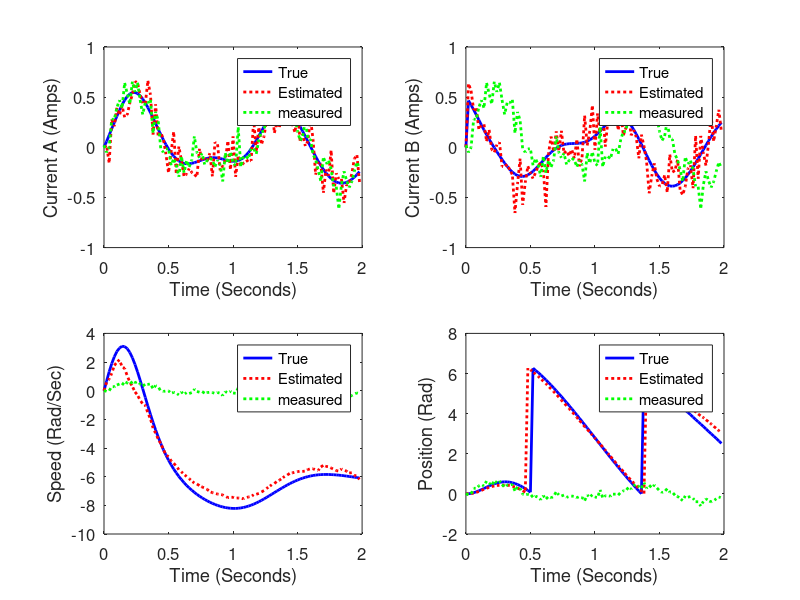
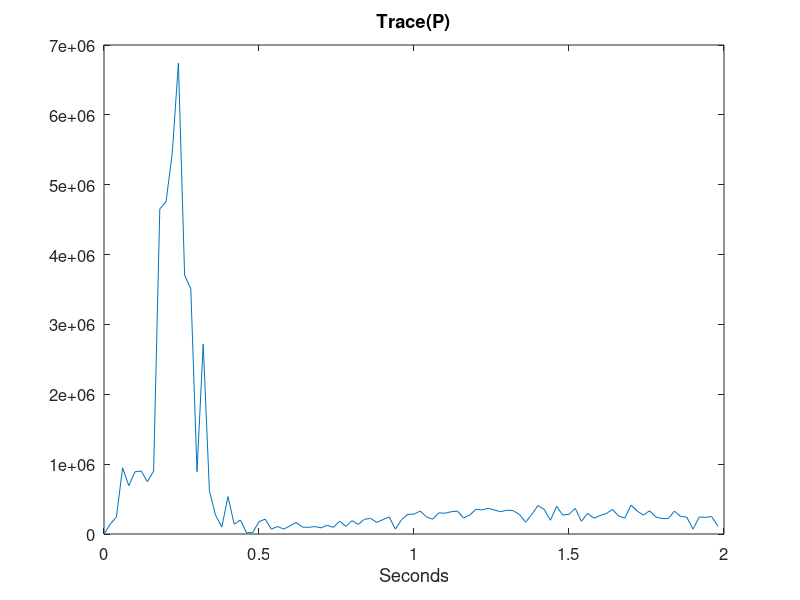

Write the MATLAB code that produced these figures, in order.
function Motor
 
% Discrete-time extended Kalman filter simulation for two-phase 
% step motor. Estimate the stator currents, and the rotor position 
% and velocity, on the basis of noisy measurements of the stator 
% currents.
 
Ra = 2; % Winding resistance
L = 0.003; % Winding inductance
lambda = 0.1; % Motor constant
J = 0.002; % Moment of inertia
B = 0.001; % Coefficient of viscous friction
 
ControlNoise = 0.001; % std dev of uncertainty in control inputs (amps)
AccelNoise = 0.05; % std dev of shaft acceleration noise (rad/sec^2)
 
MeasNoise = 0.1; % standard deviation of measurement noise (amps)
R = [MeasNoise^2 0; 0 MeasNoise^2]; % Measurement noise covariance
xdotNoise = [ControlNoise/L; ControlNoise/L; 0.5; 0];
% Define the continuous-time process noise covariance Q
Q = [xdotNoise(1)^2 0 0 0; 
    0 xdotNoise(2)^2 0 0; 
    0 0 xdotNoise(3)^2 0; 
    0 0 0 xdotNoise(4)^2]; 
P = 1*eye(4); % Initial state estimation covariance
dt = 0.0002; % Simulation step size (seconds)
T = 0.001; % how often measurements are obtained
tf = 2; % Simulation length
 
x = [0; 0; 0; 0]; % Initial state
xhat = x; % Initial state estimate
w = 2 * pi; % Control input frequency (rad/sec)
Q = Q * T; % discrete-time process noise covariance
 
dtPlot = 0.01; % How often to plot results
tPlot = -inf; % Most recent time at which data was saved for plotting
 
% Initialize arrays for plotting at the end of the program
xArray = []; % true state
xhatArray = []; % estimated state
trPArray = []; % trace of estimation error covariance
tArray = []; % time array
yArray=[]; 
% Begin simulation loop
for t = 0 : T : tf-T+eps
    y = [x(1); x(2)] + MeasNoise * randn(2,1); % noisy measurement
    if t >= tPlot + dtPlot
        % Save data for plotting
        tPlot = t + dtPlot - eps;
        xArray = [xArray x];
        xhatArray = [xhatArray xhat];
        trPArray = [trPArray trace(P)];
        tArray = [tArray t];
        yArray=[yArray y];
    end
    % System simulation
    for tau = 0 : dt : T-dt+eps
        time = t + tau;
        ua = sin(w*time);
        ub = cos(w*time);
        xdot = [-Ra/L*x(1) + x(3)*lambda/L*sin(x(4)) + ua/L;
            -Ra/L*x(2) - x(3)*lambda/L*cos(x(4)) + ub/L;
            -3/2*lambda/J*x(1)*sin(x(4)) + ...
            3/2*lambda/J*x(2)*cos(x(4)) - B/J*x(3);
            x(3)];
        xdot = xdot + xdotNoise .* randn(4,1);
        x = x + xdot * dt; % rectangular integration
        x(4) = mod(x(4), 2*pi); % keep the angle between 0 and 2*pi
    end
    ua = sin(w*t);
    ub = cos(w*t);
    % Compute the partial derivative matrices
    A = [-Ra/L 0 lambda/L*sin(xhat(4)) xhat(3)*lambda/L*cos(xhat(4));
        0 -Ra/L -lambda/L*cos(xhat(4)) xhat(3)*lambda/L*sin(xhat(4));
        -3/2*lambda/J*sin(xhat(4)) 3/2*lambda/J*cos(xhat(4)) -B/J ...
        -3/2*lambda/J*(xhat(1)*cos(xhat(4))+xhat(2)*sin(xhat(4)));
        0 0 1 0];
    C = [1 0 0 0; 0 1 0 0];
    % Compute the Kalman gain
    K = P * C' * inv(C * P * C' + R);
    % Update the state estimate
    deltax = [-Ra/L*xhat(1) + xhat(3)*lambda/L*sin(xhat(4)) + ua/L;
            -Ra/L*xhat(2) - xhat(3)*lambda/L*cos(xhat(4)) + ub/L;
            -3/2*lambda/J*xhat(1)*sin(xhat(4)) + ...
            3/2*lambda/J*xhat(2)*cos(xhat(4)) - B/J*xhat(3);
            xhat(3)] * T;
    xhat = xhat + deltax + K * (y - [xhat(1); xhat(2)]);
    % keep the angle estimate between 0 and 2*pi
    xhat(4) = mod(xhat(4), 2*pi); 
    % Update the estimation error covariance.
    % Don't delete the extra parentheses (numerical issues).
    P = A * ((eye(4) - K * C) * P) * A' + Q; 
end
 yArray;
% Plot the results
close all;
figure; set(gcf,'Color','White');
 
subplot(2,2,1); hold on; box on;
plot(tArray, xArray(1,:), 'b-', 'LineWidth', 2);
plot(tArray, xhatArray(1,:), 'r:', 'LineWidth', 2)
plot(tArray, yArray(1,:), 'g:', 'LineWidth', 2)
set(gca,'FontSize',12);
xlabel('Time (Seconds)');ylabel('Current A (Amps)');
legend('True', 'Estimated','measured');
 
subplot(2,2,2); hold on; box on;
plot(tArray, xArray(2,:), 'b-', 'LineWidth', 2);
plot(tArray, xhatArray(2,:), 'r:', 'LineWidth', 2)
plot(tArray, yArray(1,:), 'g:', 'LineWidth', 2)
set(gca,'FontSize',12);
xlabel('Time (Seconds)');ylabel('Current B (Amps)');
legend('True', 'Estimated','measured');
 
subplot(2,2,3); hold on; box on;
plot(tArray, xArray(3,:), 'b-', 'LineWidth', 2);
plot(tArray, xhatArray(3,:), 'r:', 'LineWidth', 2)
plot(tArray, yArray(1,:), 'g:', 'LineWidth', 2)
set(gca,'FontSize',12); 
xlabel('Time (Seconds)'); ylabel('Speed (Rad/Sec)');
legend('True', 'Estimated','measured');
 
subplot(2,2,4); hold on; box on;
plot(tArray, xArray(4,:), 'b-', 'LineWidth', 2);
plot(tArray,xhatArray(4,:), 'r:', 'LineWidth', 2)
plot(tArray, yArray(1,:), 'g:', 'LineWidth', 2)
set(gca,'FontSize',12); 
xlabel('Time (Seconds)'); ylabel('Position (Rad)');
legend('True', 'Estimated','measured');
 
figure;
plot(tArray, trPArray); title('Trace(P)', 'FontSize', 12);
set(gca,'FontSize',12); set(gcf,'Color','White');
xlabel('Seconds');
 
% Compute the standard deviation of the estimation errors
N = size(xArray, 2);
N2 = round(N / 2);
xArray = xArray(:,N2:N);
xhatArray = xhatArray(:,N2:N);
iaEstErr = sqrt(norm(xArray(1,:)-xhatArray(1,:))^2 / size(xArray,2));
ibEstErr = sqrt(norm(xArray(2,:)-xhatArray(2,:))^2 / size(xArray,2));
wEstErr = sqrt(norm(xArray(3,:)-xhatArray(3,:))^2 / size(xArray,2));
thetaEstErr = sqrt(norm(xArray(4,:)-xhatArray(4,:))^2 / size(xArray,2));
disp(['Std Dev of Estimation Errors = ',num2str(iaEstErr),', ', ...
    num2str(ibEstErr),', ',num2str(wEstErr),', ',num2str(thetaEstErr)]);
